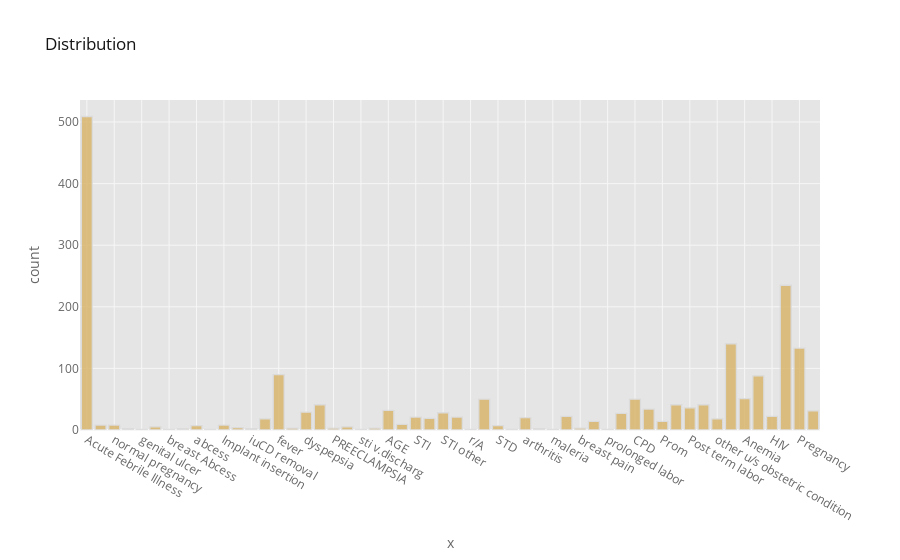

The notebook cell saved with this chart:
### Markdown cell above
Building Histogram for categorical values or objects

### Code cell
#building Histogram for categorical values or objects 
@interact 
def hist(x=list(hcdf.select_dtypes('object').columns),
                 #theme=list(cf.themes.THEMES.keys()), 
                 theme=list(cf.getThemes()), 
                 colorscale=list(cf.colors._scales_names.keys())):
    hcdf[x].iplot(kind='hist', x=x, mode='markers', xTitle='x',
                   yTitle='count', title='Distribution',
                   theme=theme, colorscale=colorscale)

### Figure 1 — Plotly figure (JSON) as saved in the notebook; plotly's stock layout.template omitted (floating-point values rounded to 4 significant figures; data arrays with more than 128 entries replaced by an {"elided": "..."} marker saying what was removed)
{"data": [{"histfunc": "count", "histnorm": "", "marker": {"color": "rgba(216, 179, 101, 1.0)", "line": {"color": "#D9D9D9", "width": 1.3}}, "name": "Disease_Name", "opacity": 0.8, "orientation": "v", "type": "histogram", "x": {"elided": "1964 str values"}}], "layout": {"barmode": "overlay", "legend": {"bgcolor": "#FFFFFF", "font": {"color": "#666666"}}, "paper_bgcolor": "#FFFFFF", "plot_bgcolor": "#E5E5E5", "title": {"font": {"color": "#151516"}, "text": "Distribution"}, "xaxis": {"gridcolor": "#F6F6F6", "showgrid": true, "tickfont": {"color": "#666666"}, "title": {"font": {"color": "#666666"}, "text": "x"}, "zerolinecolor": "#F6F6F6"}, "yaxis": {"gridcolor": "#F6F6F6", "showgrid": true, "tickfont": {"color": "#666666"}, "title": {"font": {"color": "#666666"}, "text": "count"}, "zerolinecolor": "#F6F6F6"}}}
